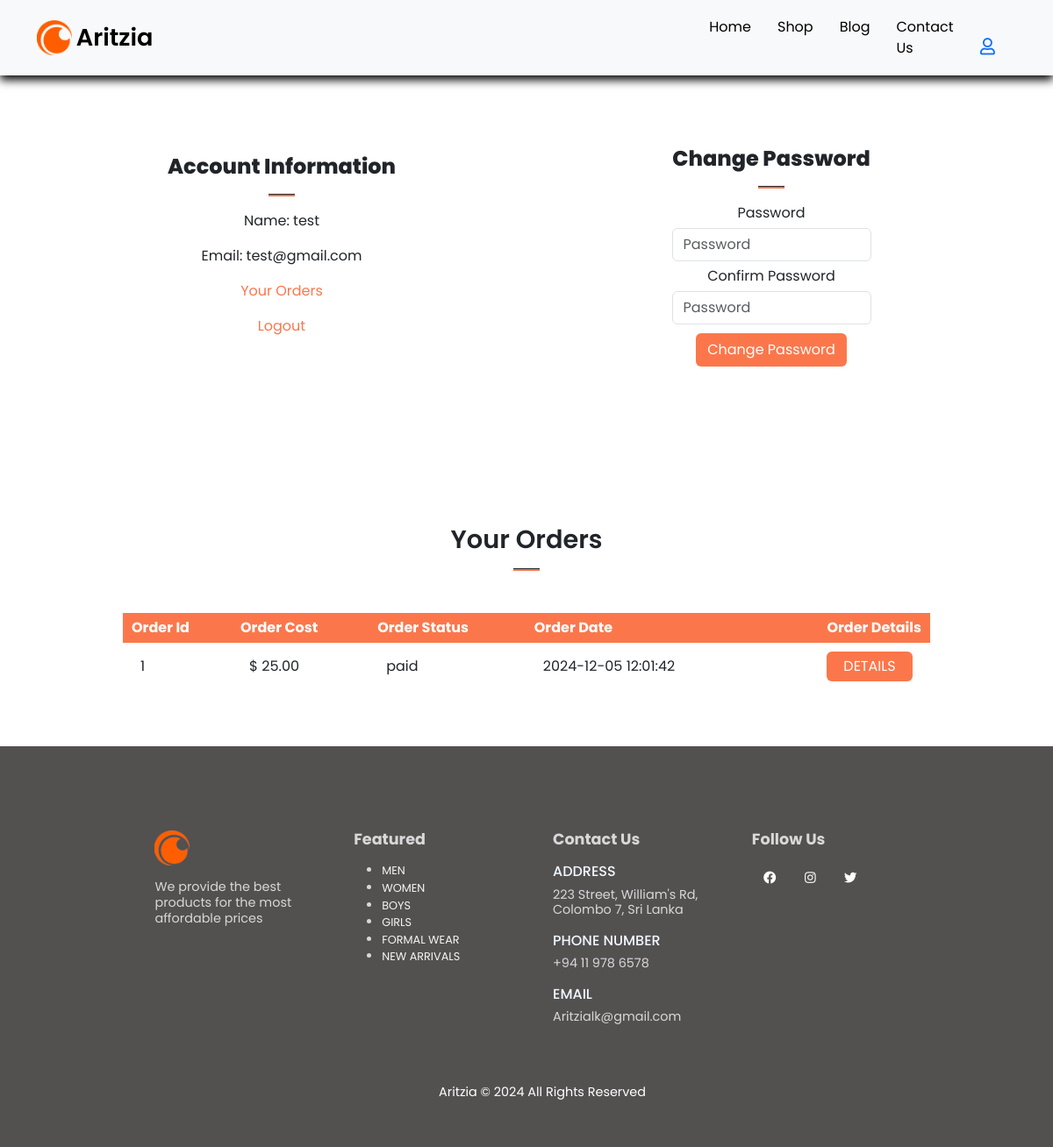
The app's page /account.php (signed in) with its own data.
### tables this page shows
CREATE TABLE `orders` (
  `order_id` int(11) NOT NULL,
  `order_cost` decimal(6,2) NOT NULL,
  `order_status` varchar(100) NOT NULL DEFAULT 'on_hold',
  `user_id` int(11) NOT NULL,
  `user_phone` int(11) NOT NULL,
  `user_city` varchar(255) NOT NULL,
  `user_address` varchar(255) NOT NULL,
  `order_date` datetime NOT NULL DEFAULT current_timestamp()
);

### account.php (the view, shortened to what this page needs)
<?php include('layouts/header.php'); ?>
<?php
    include('server/connection.php');
    if(isset($_SESSION['logged_in']))
    {
        $user_id = $_SESSION['user_id'];
        $stmt = $conn->prepare("SELECT * FROM orders WHERE user_id=? ");
        $stmt->bind_param('i', $user_id);
        $stmt->execute();
        $orders =  $stmt->get_result();
    }
?>
    <section class="my-5 py-5">
        <div class="row container mx-auto">
            <div class="text-center mt-3 pt-5 col-lg-6 col-md-12 col-sm-12">
                <h3 class="font-weight-bold">Account Information</h3>
                <hr class="mx-auto">
                <div class="account-info">
                    <p>Name: <span><?php if(isset($_SESSION['user_name'])) { echo $_SESSION['user_name']; } ?></span></p>
                    <p>Email: <span><?php if(isset($_SESSION['user_email'])) { echo $_SESSION['user_email']; } ?></span></p>
                    <p><a href="#orders" id="orders-btn">Your Orders</a></p>
                    <p><a href="account.php?logout=1" id="logout-btn">Logout</a></p>
                </div>
            </div>
            <div class="col-lg-6 col-md-12 col-sm-12">
                <form id="account-form" method="POST" action="account.php">
                    <h3>Change Password</h3>
                    <hr class="mx-auto">
                    <div class="form-group">
                        <label>Password</label>
                        <input type="password" class="form-control" id="account-password" name="password" placeholder="Password" required/>
                    </div>
                    <div class="form-group">
                        <label>Confirm Password</label>
                        <input type="password" class="form-control" id="account-password-confirm" name="confirmPassword" placeholder="Password" required/>
                    </div>
                    <div class="form-group">
                        <input type="submit" value="Change Password" name="change_password" class="btn" id="change-pass-btn"/>
                    </div>
                </form>
            </div>
        </div>
    </section>
    <section id="orders" class="cart container my-5 py-3">
        <div class="container mt-2">
            <h2 class="font-weight-bold text-center">Your Orders</h2>
            <hr class="mx-auto">
        </div>
        <table class="mt-5 pt-5">
            <tr>
                <th>Order Id</th>
                <th>Order Cost</th>
                <th>Order Status</th>
                <th>Order Date</th>
                <th>Order Details</th>
            </tr>
            <?php while($row = $orders->fetch_assoc() ) { ?>
                <tr>
                    <td>
                        <span><?php echo $row['order_id'];?></span>
                    </td>
                    <td>
                        <span>$ <?php echo $row['order_cost'];?></span>
                    </td>
                    <td>
                        <span><?php echo $row['order_status'];?></span>
                    </td>
                    <td>
                        <span><?php echo $row['order_date'];?></span>
                    </td>
                    <td>
                        <form method="POST" action="order_details.php">
                            <button type="submit" class="btn order-details-btn">DETAILS</button>
                        </form>
                    </td>
                </tr>
            <?php } ?>
        </table>
    </section>
<?php include('layouts/footer.php'); ?>

### assets/css/style.css (style rules this page uses)
* { margin: 0; padding: 0%; box-sizing: border-box; }
body { font-family: 'Poppins', sans-serif; }
h2 { font-size: 1.8rem; font-weight: 600; }
h3 { font-size: 1.5rem; font-weight: 800; }
button { font-size: 0.8rem; font-weight: 900; outline: none; border: none; background-color: black; color:aliceblue; padding: 13px 30px; text-transform: uppercase; cursor: pointer; transition: 0.5s ease; border-radius: 5px; }
hr { width: 30px; height: 3px !important; opacity: 1 !important; background-color: #fb774b; }
.cart { padding: 40px; max-width: 1000px; margin: 0 auto; box-sizing: border-box; }
.cart table { width: 100%; border-collapse: collapse; }
.cart th { text-align: left; padding: 5px 10px; color: #fff; background-color: #fb774b; }
.cart td { padding: 10px 20px; }
td:last-child { text-align: right; }
th:last-child { text-align: right; }
#account-form { width: 50%; margin: 35px auto; text-align: center; padding: 20px; }
#account-form input { margin: 5px auto; }
#account-form #change-pass-btn { color: #fff; background-color: #fb774b; }
.account-info #orders-btn, #logout-btn { color: #fb774b; text-decoration: none; }
#orders .order-details-btn { color: #fff; background-color: #fb774b; border: none; padding: 5px 15px; cursor: pointer; width: 67%; display: inline-block; text-align: center; }

### records on screen
orders: order_id "1", order_cost "25.00", order_status "paid", order_date "2024-12-05 12:01:42"

### other values on screen
$_SESSION['user_name'] "test"
$_SESSION['user_email'] "test@gmail.com"
